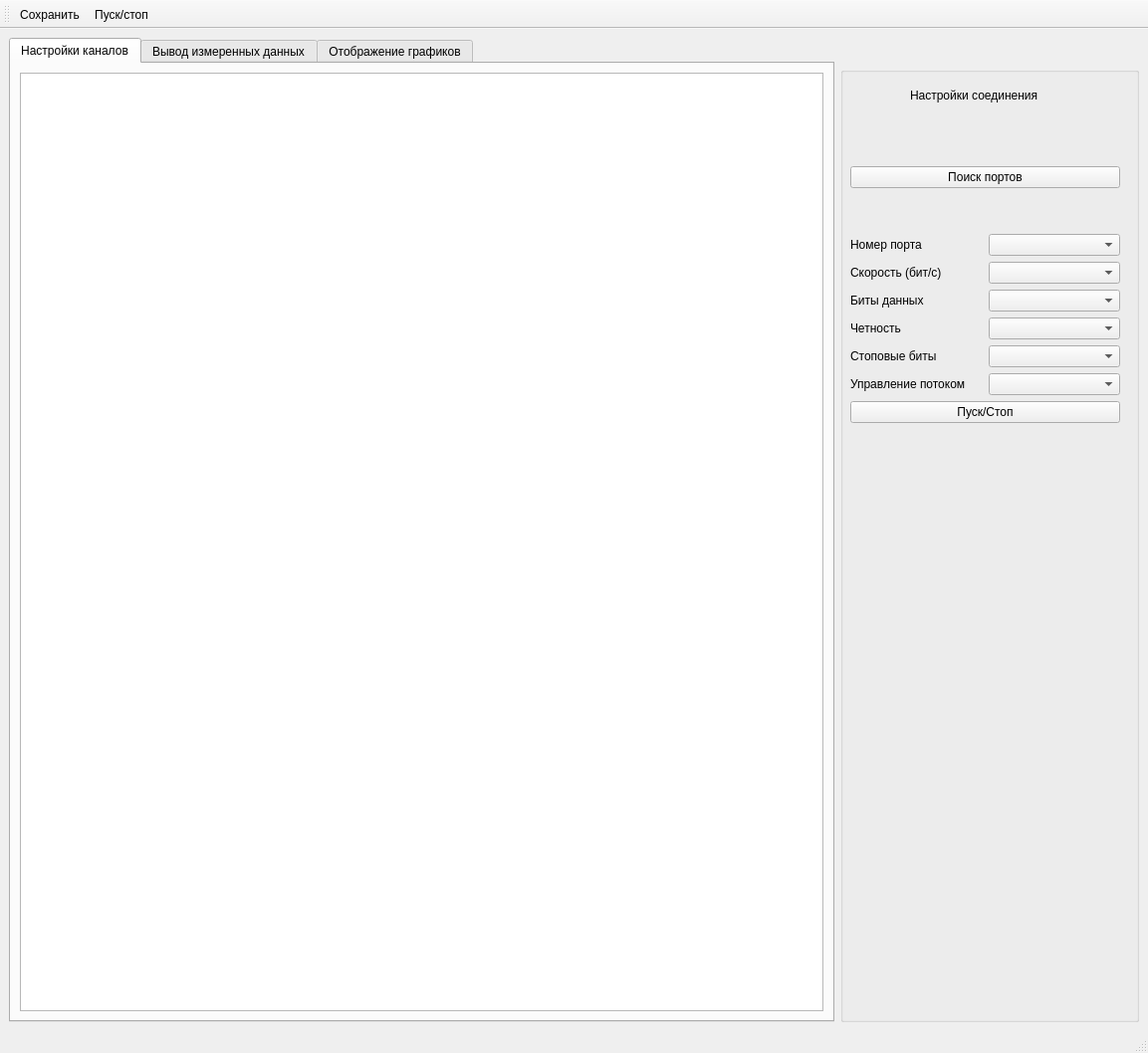
<?xml version="1.0" encoding="UTF-8"?>
<ui version="4.0">
 <class>MainWindow</class>
 <widget class="QMainWindow" name="MainWindow">
  <property name="geometry">
   <rect>
    <x>0</x>
    <y>0</y>
    <width>1153</width>
    <height>1058</height>
   </rect>
  </property>
  <property name="windowTitle">
   <string>Конфигуратор измерительных приборов</string>
  </property>
  <property name="windowIcon">
   <iconset resource="img.qrc">
    <normaloff>:/new/prefix1/img/IM_48x48.png</normaloff>:/new/prefix1/img/IM_48x48.png</iconset>
  </property>
  <widget class="QWidget" name="centralwidget">
   <layout class="QGridLayout" name="gridLayout_3">
    <item row="0" column="0" rowspan="2">
     <widget class="QTabWidget" name="tabWidget">
      <property name="currentIndex">
       <number>0</number>
      </property>
      <widget class="QWidget" name="tab">
       <attribute name="title">
        <string>Настройки каналов</string>
       </attribute>
       <layout class="QGridLayout" name="gridLayout">
        <item row="0" column="0">
         <widget class="QTableView" name="tableView">
          <property name="mouseTracking">
           <bool>true</bool>
          </property>
          <property name="editTriggers">
           <set>QAbstractItemView::AnyKeyPressed|QAbstractItemView::CurrentChanged|QAbstractItemView::EditKeyPressed</set>
          </property>
         </widget>
        </item>
       </layout>
      </widget>
      <widget class="QWidget" name="tab_2">
       <attribute name="title">
        <string>Вывод измеренных данных</string>
       </attribute>
       <layout class="QGridLayout" name="gridLayout_2">
        <item row="0" column="0">
         <widget class="QTableWidget" name="tableWidget"/>
        </item>
       </layout>
      </widget>
      <widget class="QWidget" name="tab_3">
       <attribute name="title">
        <string>Отображение графиков</string>
       </attribute>
       <layout class="QGridLayout" name="gridLayout_8">
        <item row="0" column="0">
         <widget class="QCustomPlot" name="widget_3" native="true"/>
        </item>
       </layout>
      </widget>
     </widget>
    </item>
    <item row="0" column="1">
     <widget class="QWidget" name="widget_2" native="true">
      <property name="minimumSize">
       <size>
        <width>300</width>
        <height>23</height>
       </size>
      </property>
      <property name="maximumSize">
       <size>
        <width>350</width>
        <height>23</height>
       </size>
      </property>
     </widget>
    </item>
    <item row="1" column="1">
     <widget class="QGroupBox" name="groupBox">
      <property name="minimumSize">
       <size>
        <width>300</width>
        <height>0</height>
       </size>
      </property>
      <property name="maximumSize">
       <size>
        <width>300</width>
        <height>16777215</height>
       </size>
      </property>
      <property name="title">
       <string/>
      </property>
      <widget class="QLabel" name="label_4">
       <property name="geometry">
        <rect>
         <x>70</x>
         <y>20</y>
         <width>161</width>
         <height>17</height>
        </rect>
       </property>
       <property name="text">
        <string>Настройки соединения</string>
       </property>
      </widget>
      <widget class="QWidget" name="layoutWidget">
       <property name="geometry">
        <rect>
         <x>10</x>
         <y>60</y>
         <width>271</width>
         <height>339</height>
        </rect>
       </property>
       <layout class="QGridLayout" name="gridLayout_6">
        <item row="0" column="0">
         <widget class="QPushButton" name="pushButton_7">
          <property name="text">
           <string>Поиск портов</string>
          </property>
         </widget>
        </item>
        <item row="1" column="0">
         <layout class="QGridLayout" name="gridLayout_5">
          <item row="1" column="0" colspan="2">
           <widget class="QPushButton" name="pushButton_9">
            <property name="focusPolicy">
             <enum>Qt::NoFocus</enum>
            </property>
            <property name="text">
             <string>Пуск/Стоп</string>
            </property>
            <property name="checkable">
             <bool>true</bool>
            </property>
           </widget>
          </item>
          <item row="0" column="0" colspan="2">
           <layout class="QGridLayout" name="gridLayout_4">
            <item row="0" column="0">
             <widget class="QLabel" name="label">
              <property name="text">
               <string>Номер порта</string>
              </property>
             </widget>
            </item>
            <item row="0" column="1">
             <widget class="QComboBox" name="comboBox"/>
            </item>
            <item row="1" column="0">
             <widget class="QLabel" name="label_2">
              <property name="text">
               <string>Скорость (бит/с)</string>
              </property>
             </widget>
            </item>
            <item row="1" column="1">
             <widget class="QComboBox" name="comboBox_2">
              <property name="currentIndex">
               <number>-1</number>
              </property>
             </widget>
            </item>
            <item row="2" column="0">
             <widget class="QLabel" name="label_3">
              <property name="text">
               <string>Биты данных</string>
              </property>
             </widget>
            </item>
            <item row="2" column="1">
             <widget class="QComboBox" name="comboBox_3"/>
            </item>
            <item row="3" column="0">
             <widget class="QLabel" name="label_5">
              <property name="text">
               <string>Четность</string>
              </property>
             </widget>
            </item>
            <item row="3" column="1">
             <widget class="QComboBox" name="comboBox_4"/>
            </item>
            <item row="4" column="0">
             <widget class="QLabel" name="label_6">
              <property name="text">
               <string>Стоповые биты</string>
              </property>
             </widget>
            </item>
            <item row="4" column="1">
             <widget class="QComboBox" name="comboBox_5"/>
            </item>
            <item row="5" column="0">
             <widget class="QLabel" name="label_7">
              <property name="text">
               <string>Управление потоком</string>
              </property>
             </widget>
            </item>
            <item row="5" column="1">
             <widget class="QComboBox" name="comboBox_6"/>
            </item>
           </layout>
          </item>
         </layout>
        </item>
       </layout>
      </widget>
     </widget>
    </item>
   </layout>
  </widget>
  <widget class="QMenuBar" name="menubar">
   <property name="geometry">
    <rect>
     <x>0</x>
     <y>0</y>
     <width>1153</width>
     <height>29</height>
    </rect>
   </property>
  </widget>
  <widget class="QStatusBar" name="statusbar"/>
  <widget class="QToolBar" name="toolBar">
   <property name="windowTitle">
    <string>toolBar</string>
   </property>
   <attribute name="toolBarArea">
    <enum>TopToolBarArea</enum>
   </attribute>
   <attribute name="toolBarBreak">
    <bool>false</bool>
   </attribute>
   <addaction name="actionSave"/>
   <addaction name="action"/>
  </widget>
  <action name="actionSave">
   <property name="text">
    <string>Сохранить</string>
   </property>
   <property name="toolTip">
    <string>Сохранить изменения</string>
   </property>
  </action>
  <action name="action">
   <property name="text">
    <string>Пуск/стоп</string>
   </property>
  </action>
 </widget>
 <customwidgets>
  <customwidget>
   <class>QCustomPlot</class>
   <extends>QWidget</extends>
   <header>qcustomplot.h</header>
   <container>1</container>
  </customwidget>
 </customwidgets>
 <resources>
  <include location="img.qrc"/>
 </resources>
 <connections/>
</ui>
